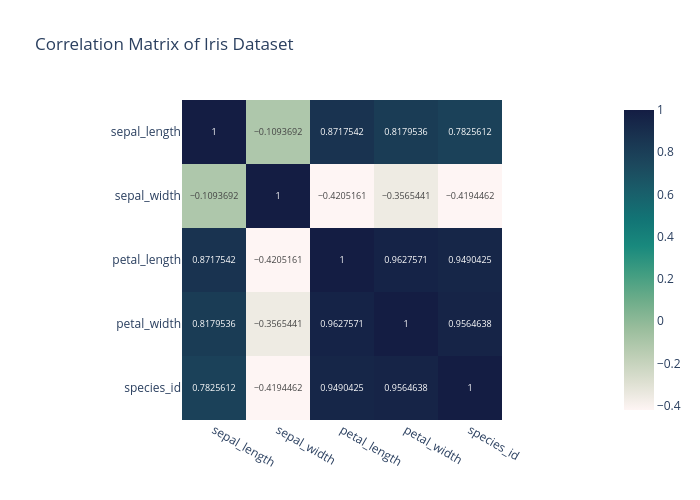

Notebook code for this chart:
### Code cell
fig = px.imshow(iris_correlation,
                text_auto=True,
                color_continuous_scale='tempo',
                title='Correlation Matrix of Iris Dataset',
                width=700,
                height=500
                )
fig.show()

### Figure 1 — Plotly figure (JSON) as saved in the notebook; plotly's stock layout.template omitted (floating-point values rounded to 4 significant figures)
{"data": [{"coloraxis": "coloraxis", "hovertemplate": "x: %{x}<br>y: %{y}<br>color: %{z}<extra></extra>", "name": "0", "texttemplate": "%{z}", "type": "heatmap", "x": ["sepal_length", "sepal_width", "petal_length", "petal_width", "species_id"], "xaxis": "x", "y": ["sepal_length", "sepal_width", "petal_length", "petal_width", "species_id"], "yaxis": "y", "z": [[1.0, -0.1094, 0.8718, 0.818, 0.7826], [-0.1094, 1.0, -0.4205, -0.3565, -0.4194], [0.8718, -0.4205, 1.0, 0.9628, 0.949], [0.818, -0.3565, 0.9628, 1.0, 0.9565], [0.7826, -0.4194, 0.949, 0.9565, 1.0]]}], "layout": {"coloraxis": {"colorscale": [[0, "rgb(254, 245, 244)"], [0.09091, "rgb(222, 224, 210)"], [0.1818, "rgb(189, 206, 181)"], [0.2727, "rgb(153, 189, 156)"], [0.3636, "rgb(110, 173, 138)"], [0.4545, "rgb(65, 157, 129)"], [0.5455, "rgb(25, 137, 125)"], [0.6364, "rgb(18, 116, 117)"], [0.7273, "rgb(25, 94, 106)"], [0.8182, "rgb(28, 72, 93)"], [0.9091, "rgb(25, 51, 80)"], [1, "rgb(20, 29, 67)"]]}, "height": 500, "title": {"text": "Correlation Matrix of Iris Dataset"}, "width": 700, "xaxis": {"anchor": "y", "constrain": "domain", "domain": [0, 1], "scaleanchor": "y"}, "yaxis": {"anchor": "x", "autorange": "reversed", "constrain": "domain", "domain": [0, 1]}}}
